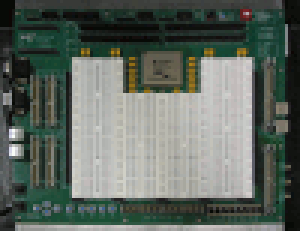
%> input picture lolzhang/labkit_image.bmp, 100 x 77 px (shown 3 times larger)
$ octave imageRGB.m   (GNU Octave 9; MATLAB toolbox functions it lacks are replaced by stand-ins)
%> lines starting %> are read from the running program, lines starting %| are printed output that depends on the picture; long printed decimals are rounded
%6.111 Image Color Table MATLAB deme
%Edgar Twigg bwayr@mit.edu
%4/1/2008 (But I swear this file isn't a joke)

%% How to use this file
%Notice how %% divides up sections?  If you hit ctrl+enter, then MATLAB
%will execute all the lines within that section, but nothing else.  You can
%also navigate quickly through the file using ctrl+arrow_keys

%% Getting 24 bit data
%So when you look at a 24 bit bitmap file, the file specifies three 8 bit
%values for each color, 8 each for red, green, and blue.
[picture] = imread('labkit_image.bmp');
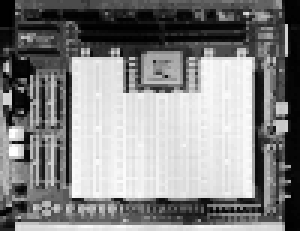
%> picture: size 77x100 uint8 (shown 3 times larger); min 0, max 255, mean 132.7

%% View the image
%This command image will draw the picture you just loaded
figure                  %opens a new window
image(picture)          %draws your picture
title('24 bit bitmap')  %gives it a title so you don't forget what it is
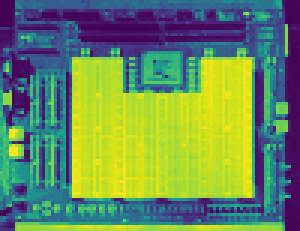
%> displayed picture: size 77x100x3, on the screen's scale of 0 to 255 (shown 3 times larger); mean R, G, B 107.5, 137.8, 92.3

%% Manipulate the data in the image
%So now you have a matrix of values that represent the image.  You can
%access them in the following way:
%
%picture(row,column,color)
%
%Remember that MATLAB uses 1-based indexes, and Verilog uses 0!
%
%Also, you can use MATLAB's slice operator to do nifty things.
%picture(:,:,1) would return a 2D matrix with the red value for every row and
%column.
%
%picture(:,1,2) would return a 1D matrix with the green value for every row
%in the first column.

%This is how MATLAB indexes the colors
RED = 1;
GREEN = 2;
BLUE = 3;

%So if we wanted to see the red values of the image only, we could say
figure
image(picture(:,:,RED))
title('Red values in 24 bit bitmap')

%Because the image we gave matlab above specifies only one value per pixel
%rather than usual three (red,blue,green), MATLAB colors each pixel from
%blue to red based on the value at that pixel.

%% Getting 8 bit data
%When you store an 8 bit bitmap, things get a little more complicated.  Now
%each pixel in the image only gets one 8 bit value.  But, you need to send
%the monitor an r,g, and b!  How can this work?
%
%8 bit bitmaps include a table which specifies the rgb values for each of
%the 8 bits in the image.
%
%So each pixel is represented by one byte, and that byte is an index into a
%table where each index specifies an r, g, and b value separately.
%
%Because of this, now we need to load both the image and it's colormap.
[picture color_table] = imread('labkit_image.bmp');
%> color_table = 256 rows, first 12: [0.051 0.0235 0.0157; 0.0275 0.0392 0.0235; 0.0392 0.0627 0.0706; 0.0549 0.0627 0.0471; 0.0784 0.0588 0.051; 0.0706 0.0627 0.0784; 0.0706 0.0784 0.0667; 0.0824 0.0863 0.0784; 0.098 0.0863 0.098; 0.0745 0.102 0.0902; 0.098 0.106 0.0941; 0.0706 0.129 0.11]

%% Displaying without the color table
%If we try to display the picture without the colormap, the image does not
%make sense
figure
image(picture)
title('Per pixel values in 8 bit bitmap')

%% Displaying WITH the color table
%So to display the picture with the proper color table, we need to tell
%MATLAB to set its colormap to be in line with our colorbar.  The image
%quality is somewhat reduced compared to the 24 bit image, but not too bad.
figure
image(picture)
colormap(color_table)   %This command tells MATLAB to use the image's color table
colorbar                %This command tells MATLAB to draw the color table it is using
title('8 bit bitmap displayed using color table')
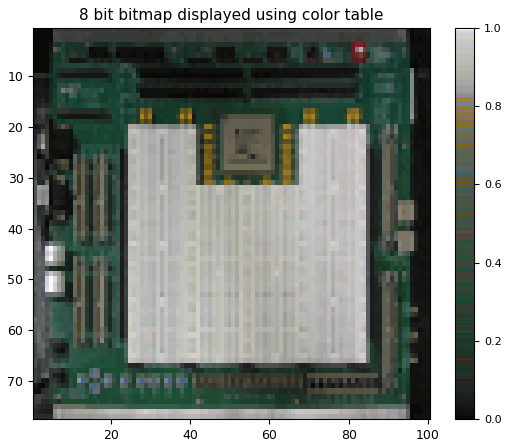
%> figure redrawn from the program's plot data

%% More about the color table
%The color table is in the format:
%
%color_table(color_index,1=r 2=g 3=b)
%
%So to get the r g b values for color index 3, we only need to say:
disp('         r    g              b    for color 3 is:')
disp(color_table(3,:))      %disp = print to console
%|    0.03922   0.06274   0.07059

%Although in the bitmap file the colors are indexed as 0-255 and each rgb
%value is an integer between 0-255, MATLAB images don't work like that, so
%MATLAB has automatically scaled them to be indexed 1-256 and to have a
%floating point value between 0 and 1.  To turn the floats into integer
%values between 0 and 256:

color_table_8bit = uint8(round(256*color_table));
%> color_table_8bit = 256 rows, first 12: [13 6 4; 7 10 6; 10 16 18; 14 16 12; 20 15 13; 18 16 20; 18 20 17; 21 22 20; 25 22 25; 19 26 23; 25 27 24; 18 33 28]

disp('    r    g    b    for color 3 in integers is:')
disp(color_table_8bit(3,:))
%|   10  16  18

%Note that this doesn't fix the indexing (and it can't, since MATLAB won't
%let you have indexes below 1)

%another way to look at the color table is like this (don't worry about how
%to make this graph)
figure
stem3(color_table_8bit)
set(gca,'XTick',1:3);
set(gca,'YTick',[1,65,129,193,256]);
set(gca,'YTickLabel',['  0';' 64';'128';'192';'255']);
set(gca,'ZTick',[0,64,128,192,255]);

xlabel('red = 1, green = 2, blue = 3')
ylabel('color index')
zlabel('value')
title('Another way to see the color table')
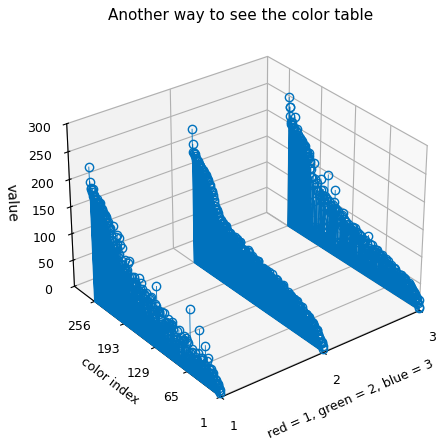
%> figure redrawn from the program's plot data; highest point at x = 1, y = 256

%% Even smaller bitmaps
%You can extend what we did for 8-bit bitmaps to even more compressed
%forms, such as this 4-bit bitmap.  Now we only have 16 colors to work with
%though, and our image quality is significantly reduced:
[picture color_table] = imread('labkit_image.bmp');

figure
image(picture)
colormap(color_table)
colorbar
title('4 bit bitmap displayed using color table')

%% Writing data to coe files for putting them on the fpga
%You can instantiate BRAMs to take their values from a file you feed them
%when you flash the FPGA.  You can use this technique to send them
%colortables, image data, anything.  Here's how to send the red component
%of the color table of the last example

red = color_table(:,1);             %grabs the red part of the colortable
%> red = 256 values, max 0.969 at index 256, min 0.0275 at index 2, mean 0.332
scaled_data = red*255;              %scales the floats back to 0-255
%> scaled_data = 256 values, max 247 at index 256, min 7 at index 2, mean 84.67
rounded_data = round(scaled_data);  %rounds them down
%> rounded_data has the same summary as scaled_data
data = dec2bin(rounded_data,8);     %convert the binary data to 8 bit binary #s
%> data = 256 items

%open a file
output_name = 'labkit_image_color_table_red.coe';
file = fopen(output_name,'w');

%write the header info
fprintf(file,'memory_initialization_radix=2;\n');
fprintf(file,'memory_initialization_vector=\n');
fclose(file);

%put commas in the data
rowxcolumn = size(data);
%> rowxcolumn = [256 8]
rows = rowxcolumn(1);
%> rows = 256
columns = rowxcolumn(2);
%> columns = 8
output = data;
%> output = 256 items
for i = 1:(rows-1)
    output(i,(columns+1)) = ',';
end
output(rows,(columns+1)) = ';';

%append the numeric values to the file
dlmwrite(output_name,output,'-append','delimiter','', 'newline', 'pc');


green = color_table(:,2);           %grabs the green part of the colortable
%> green = 256 values, max 0.98 at index 256, min 0.0235 at index 1, mean 0.362
scaled_data = green*255;            %scales the floats back to 0-255
%> scaled_data = 256 values, max 250 at index 256, min 6 at index 1, mean 92.36
rounded_data = round(scaled_data);  %rounds them down
%> rounded_data has the same summary as scaled_data
data = dec2bin(rounded_data,8);     %convert the binary data to 8 bit binary #s

%open a file
output_name = 'labkit_image_color_table_green.coe';
file = fopen(output_name,'w');

%write the header info
fprintf(file,'memory_initialization_radix=2;\n');
fprintf(file,'memory_initialization_vector=\n');
fclose(file);

%put commas in the data
rowxcolumn = size(data);
rows = rowxcolumn(1);
columns = rowxcolumn(2);
output = data;
for i = 1:(rows-1)
    output(i,(columns+1)) = ',';
end
output(rows,(columns+1)) = ';';

%append the numeric values to the file
dlmwrite(output_name,output,'-append','delimiter','', 'newline', 'pc');


blue = color_table(:,3);            %grabs the blue part of the colortable
%> blue = 256 values, max 0.965 at index 256, min 0.0157 at index 1, mean 0.316
scaled_data = blue*255;             %scales the floats back to 0-255
%> scaled_data = 256 values, max 246 at index 256, min 4 at index 1, mean 80.61
rounded_data = round(scaled_data);  %rounds them down
%> rounded_data has the same summary as scaled_data
data = dec2bin(rounded_data,8);     %convert the binary data to 8 bit binary #s

%open a file
output_name = 'labkit_image_color_table_blue.coe';
file = fopen(output_name,'w');

%write the header info
fprintf(file,'memory_initialization_radix=2;\n');
fprintf(file,'memory_initialization_vector=\n');
fclose(file);

%put commas in the data
rowxcolumn = size(data);
rows = rowxcolumn(1);
columns = rowxcolumn(2);
output = data;
for i = 1:(rows-1)
    output(i,(columns+1)) = ',';
end
output(rows,(columns+1)) = ';';

%append the numeric values to the file
dlmwrite(output_name,output,'-append','delimiter','', 'newline', 'pc');


%You're done!

%% Turning a 2D image into a 1D memory array
%The code above is all well and good for the color table, since it's 1-D
%(well, at least you can break it into 3 1-D arrays).  But what about a 2D
%array?  We need to turn it into a 1-D array:

picture_size = size(picture);       %figure out how big the image is
%> picture_size = [77 100]
num_rows = picture_size(1);
%> num_rows = 77
num_columns = picture_size(2);
%> num_columns = 100

pixel_columns = zeros(picture_size(1)*picture_size(2),1,'uint8');  %pre-allocate a space for a new column vector

for r = 1:num_rows
    for c = 1:num_columns
        pixel_columns((r-1)*num_columns+c) = picture(r,c);    %pixel# = (y*numColumns)+x
    end
end
%> after the loop, pixel_columns = 7700 values, max 255 at index 4305, min 0 at index 304, mean 132.7

%so now pixel_columns is a column vector of the pixel values in the image

%just to make sure that we're doing things correctly
regen_picture = zeros(num_rows,num_columns,'uint8');
for r = 1:num_rows
    for c = 1:num_columns
        regen_picture(r,c) = pixel_columns((r-1)*num_columns+c,1);
    end
end


tiger = regen_picture(:,:);             %grabs the red part of the colortable
disp(tiger);
%scaled_data = tiger*255;              %scales the floats back to 0-255
%rounded_data = round(scaled_data);  %rounds them down
data = dec2bin(tiger,8);     %convert the binary data to 8 bit binary #s
%> data = 7700 items

%open a file
output_name = 'labkit_image.coe';
file = fopen(output_name,'w');

%write the header info
fprintf(file,'memory_initialization_radix=2;\n');
fprintf(file,'memory_initialization_vector=\n');
fclose(file);

%put commas in the data
rowxcolumn = size(data);
%> rowxcolumn = [7700 8]
rows = rowxcolumn(1);
%> rows = 7700
columns = rowxcolumn(2);
output = data;
%> output = 7700 items
for i = 1:(rows-1)
    output(i,(columns+1)) = ',';
end
output(rows,(columns+1)) = ';';

%append the numeric values to the file
dlmwrite(output_name,output,'-append','delimiter','', 'newline', 'pc');


figure
subplot(121)
image(picture)
axis square
colormap(color_table)
colorbar
title('Original Picture')

subplot(122)
image(regen_picture)
axis square
colormap(color_table)
colorbar
title('Regenerated Picture')
